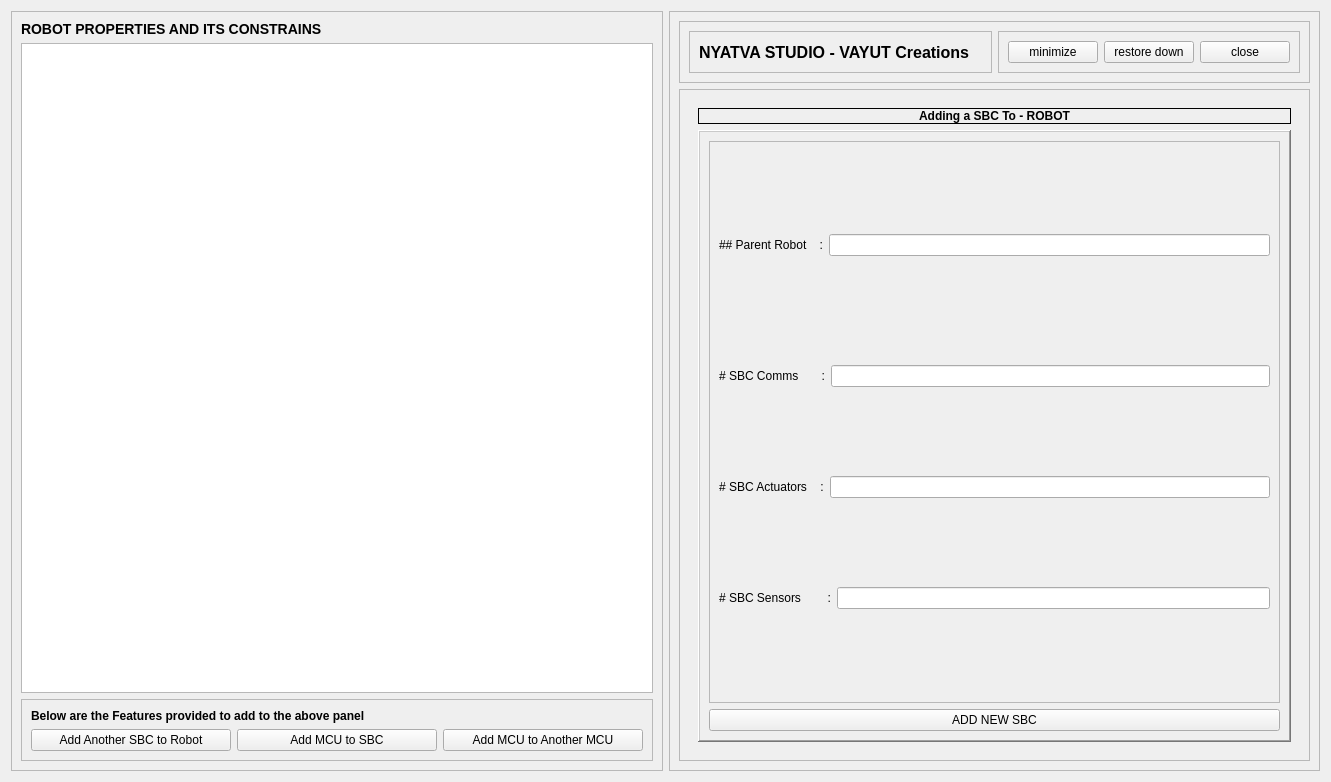
<?xml version="1.0" encoding="UTF-8"?>
<ui version="4.0">
 <class>Form</class>
 <widget class="QWidget" name="Form">
  <property name="geometry">
   <rect>
    <x>0</x>
    <y>0</y>
    <width>1331</width>
    <height>782</height>
   </rect>
  </property>
  <property name="windowTitle">
   <string>Form</string>
  </property>
  <layout class="QVBoxLayout" name="verticalLayout_21">
   <item>
    <layout class="QHBoxLayout" name="horizontalLayout">
     <item>
      <widget class="QFrame" name="frame">
       <property name="frameShape">
        <enum>QFrame::StyledPanel</enum>
       </property>
       <property name="frameShadow">
        <enum>QFrame::Raised</enum>
       </property>
       <layout class="QVBoxLayout" name="verticalLayout_10">
        <item>
         <layout class="QVBoxLayout" name="verticalLayout_9">
          <item>
           <widget class="QLabel" name="label_20">
            <property name="styleSheet">
             <string notr="true">font-size: 14px;
font-weight: bold;</string>
            </property>
            <property name="text">
             <string>ROBOT PROPERTIES AND ITS CONSTRAINS</string>
            </property>
            <property name="margin">
             <number>7</number>
            </property>
           </widget>
          </item>
          <item>
           <widget class="QTreeView" name="treeView"/>
          </item>
          <item>
           <widget class="QFrame" name="frame_8">
            <property name="frameShape">
             <enum>QFrame::StyledPanel</enum>
            </property>
            <property name="frameShadow">
             <enum>QFrame::Raised</enum>
            </property>
            <layout class="QVBoxLayout" name="verticalLayout_8">
             <item>
              <layout class="QVBoxLayout" name="verticalLayout_2">
               <item>
                <widget class="QLabel" name="label_7">
                 <property name="styleSheet">
                  <string notr="true">font-weight: bold;</string>
                 </property>
                 <property name="text">
                  <string>Below are the Features provided to add to the above panel</string>
                 </property>
                 <property name="wordWrap">
                  <bool>false</bool>
                 </property>
                 <property name="margin">
                  <number>7</number>
                 </property>
                </widget>
               </item>
               <item>
                <layout class="QHBoxLayout" name="horizontalLayout_9">
                 <item>
                  <widget class="QPushButton" name="pushButton_5">
                   <property name="text">
                    <string>Add Another SBC to Robot</string>
                   </property>
                  </widget>
                 </item>
                 <item>
                  <widget class="QPushButton" name="pushButton_6">
                   <property name="text">
                    <string>Add MCU to SBC</string>
                   </property>
                  </widget>
                 </item>
                 <item>
                  <widget class="QPushButton" name="pushButton_7">
                   <property name="text">
                    <string>Add MCU to Another MCU</string>
                   </property>
                  </widget>
                 </item>
                </layout>
               </item>
              </layout>
             </item>
            </layout>
           </widget>
          </item>
         </layout>
        </item>
       </layout>
      </widget>
     </item>
     <item>
      <widget class="QFrame" name="frame_2">
       <property name="frameShape">
        <enum>QFrame::StyledPanel</enum>
       </property>
       <property name="frameShadow">
        <enum>QFrame::Raised</enum>
       </property>
       <layout class="QVBoxLayout" name="verticalLayout">
        <item>
         <widget class="QFrame" name="frame_3">
          <property name="sizePolicy">
           <sizepolicy hsizetype="Preferred" vsizetype="Preferred">
            <horstretch>0</horstretch>
            <verstretch>0</verstretch>
           </sizepolicy>
          </property>
          <property name="frameShape">
           <enum>QFrame::StyledPanel</enum>
          </property>
          <property name="frameShadow">
           <enum>QFrame::Raised</enum>
          </property>
          <layout class="QHBoxLayout" name="horizontalLayout_2">
           <item>
            <widget class="QFrame" name="frame_4">
             <property name="frameShape">
              <enum>QFrame::StyledPanel</enum>
             </property>
             <property name="frameShadow">
              <enum>QFrame::Raised</enum>
             </property>
             <layout class="QHBoxLayout" name="horizontalLayout_4">
              <item>
               <widget class="QLabel" name="label">
                <property name="styleSheet">
                 <string notr="true">font-weight: bold;
font-size: 16px;</string>
                </property>
                <property name="text">
                 <string>NYATVA STUDIO - VAYUT Creations</string>
                </property>
               </widget>
              </item>
             </layout>
            </widget>
           </item>
           <item>
            <widget class="QFrame" name="frame_6">
             <property name="frameShape">
              <enum>QFrame::StyledPanel</enum>
             </property>
             <property name="frameShadow">
              <enum>QFrame::Raised</enum>
             </property>
             <layout class="QHBoxLayout" name="horizontalLayout_3">
              <item>
               <widget class="QPushButton" name="pushButton">
                <property name="text">
                 <string>minimize</string>
                </property>
               </widget>
              </item>
              <item>
               <widget class="QPushButton" name="pushButton_2">
                <property name="text">
                 <string>restore down</string>
                </property>
               </widget>
              </item>
              <item>
               <widget class="QPushButton" name="pushButton_3">
                <property name="text">
                 <string>close</string>
                </property>
               </widget>
              </item>
             </layout>
            </widget>
           </item>
          </layout>
         </widget>
        </item>
        <item>
         <widget class="QFrame" name="frame_5">
          <property name="frameShape">
           <enum>QFrame::StyledPanel</enum>
          </property>
          <property name="frameShadow">
           <enum>QFrame::Raised</enum>
          </property>
          <layout class="QVBoxLayout" name="verticalLayout_3">
           <item>
            <widget class="QStackedWidget" name="stackedWidget">
             <property name="currentIndex">
              <number>1</number>
             </property>
             <widget class="QWidget" name="page_4">
              <layout class="QVBoxLayout" name="verticalLayout_20">
               <item>
                <layout class="QVBoxLayout" name="verticalLayout_19">
                 <item>
                  <widget class="QLabel" name="label_18">
                   <property name="styleSheet">
                    <string notr="true">font-weight: bold;
font-size: 16px;</string>
                   </property>
                   <property name="frameShape">
                    <enum>QFrame::Panel</enum>
                   </property>
                   <property name="frameShadow">
                    <enum>QFrame::Plain</enum>
                   </property>
                   <property name="text">
                    <string>WELCOME  TO NYATVA STUDIOS !</string>
                   </property>
                   <property name="alignment">
                    <set>Qt::AlignCenter</set>
                   </property>
                   <property name="margin">
                    <number>27</number>
                   </property>
                  </widget>
                 </item>
                 <item>
                  <widget class="QLabel" name="label_19">
                   <property name="frameShape">
                    <enum>QFrame::Panel</enum>
                   </property>
                   <property name="text">
                    <string>&lt;html&gt;&lt;head/&gt;&lt;body&gt;&lt;p&gt;here WE WOULD BE WRITING ABOUT NYATVA STUDIO - .............................................................. &lt;/p&gt;&lt;p&gt;&lt;br/&gt;&lt;/p&gt;&lt;p&gt;&lt;br/&gt;&lt;/p&gt;&lt;p&gt;&lt;br/&gt;&lt;/p&gt;&lt;p&gt;&lt;br/&gt;&lt;/p&gt;&lt;p&gt;&lt;br/&gt;&lt;/p&gt;&lt;p&gt;&lt;br/&gt;&lt;/p&gt;&lt;p&gt;&lt;br/&gt;&lt;/p&gt;&lt;p&gt;&lt;br/&gt;&lt;/p&gt;&lt;p&gt;&lt;br/&gt;&lt;/p&gt;&lt;p&gt;........&lt;/p&gt;&lt;/body&gt;&lt;/html&gt;</string>
                   </property>
                  </widget>
                 </item>
                </layout>
               </item>
              </layout>
             </widget>
             <widget class="QWidget" name="page">
              <layout class="QVBoxLayout" name="verticalLayout_6">
               <item>
                <layout class="QVBoxLayout" name="verticalLayout_5">
                 <item>
                  <widget class="QLabel" name="label_2">
                   <property name="sizePolicy">
                    <sizepolicy hsizetype="Preferred" vsizetype="Maximum">
                     <horstretch>0</horstretch>
                     <verstretch>0</verstretch>
                    </sizepolicy>
                   </property>
                   <property name="styleSheet">
                    <string notr="true">font-weight: bold;</string>
                   </property>
                   <property name="frameShape">
                    <enum>QFrame::Panel</enum>
                   </property>
                   <property name="text">
                    <string>Adding a SBC To - ROBOT</string>
                   </property>
                   <property name="textFormat">
                    <enum>Qt::AutoText</enum>
                   </property>
                   <property name="scaledContents">
                    <bool>false</bool>
                   </property>
                   <property name="alignment">
                    <set>Qt::AlignCenter</set>
                   </property>
                   <property name="wordWrap">
                    <bool>false</bool>
                   </property>
                   <property name="margin">
                    <number>5</number>
                   </property>
                   <property name="indent">
                    <number>0</number>
                   </property>
                  </widget>
                 </item>
                 <item>
                  <widget class="QFrame" name="frame_7">
                   <property name="frameShape">
                    <enum>QFrame::WinPanel</enum>
                   </property>
                   <property name="frameShadow">
                    <enum>QFrame::Raised</enum>
                   </property>
                   <layout class="QVBoxLayout" name="verticalLayout_7">
                    <item>
                     <widget class="QFrame" name="frame_9">
                      <property name="frameShape">
                       <enum>QFrame::StyledPanel</enum>
                      </property>
                      <property name="frameShadow">
                       <enum>QFrame::Raised</enum>
                      </property>
                      <layout class="QVBoxLayout" name="verticalLayout_4">
                       <item>
                        <layout class="QHBoxLayout" name="horizontalLayout_5">
                         <item>
                          <widget class="QLabel" name="label_3">
                           <property name="text">
                            <string>## Parent Robot    :</string>
                           </property>
                          </widget>
                         </item>
                         <item>
                          <widget class="QLineEdit" name="lineEdit_4"/>
                         </item>
                        </layout>
                       </item>
                       <item>
                        <spacer name="horizontalSpacer">
                         <property name="orientation">
                          <enum>Qt::Horizontal</enum>
                         </property>
                         <property name="sizeHint" stdset="0">
                          <size>
                           <width>40</width>
                           <height>20</height>
                          </size>
                         </property>
                        </spacer>
                       </item>
                       <item>
                        <layout class="QHBoxLayout" name="horizontalLayout_6">
                         <item>
                          <widget class="QLabel" name="label_4">
                           <property name="text">
                            <string># SBC Comms       :</string>
                           </property>
                          </widget>
                         </item>
                         <item>
                          <widget class="QLineEdit" name="lineEdit_2"/>
                         </item>
                        </layout>
                       </item>
                       <item>
                        <layout class="QHBoxLayout" name="horizontalLayout_7">
                         <item>
                          <widget class="QLabel" name="label_5">
                           <property name="text">
                            <string># SBC Actuators    :</string>
                           </property>
                          </widget>
                         </item>
                         <item>
                          <widget class="QLineEdit" name="lineEdit_3"/>
                         </item>
                        </layout>
                       </item>
                       <item>
                        <layout class="QHBoxLayout" name="horizontalLayout_8">
                         <item>
                          <widget class="QLabel" name="label_6">
                           <property name="text">
                            <string># SBC Sensors        :</string>
                           </property>
                          </widget>
                         </item>
                         <item>
                          <widget class="QLineEdit" name="lineEdit"/>
                         </item>
                        </layout>
                       </item>
                      </layout>
                     </widget>
                    </item>
                    <item>
                     <widget class="QPushButton" name="pushButton_4">
                      <property name="text">
                       <string>ADD NEW SBC</string>
                      </property>
                      <property name="iconSize">
                       <size>
                        <width>16</width>
                        <height>16</height>
                       </size>
                      </property>
                     </widget>
                    </item>
                   </layout>
                  </widget>
                 </item>
                </layout>
               </item>
              </layout>
             </widget>
             <widget class="QWidget" name="page_2">
              <layout class="QVBoxLayout" name="verticalLayout_14">
               <item>
                <layout class="QVBoxLayout" name="verticalLayout_11">
                 <item>
                  <widget class="QLabel" name="label_8">
                   <property name="sizePolicy">
                    <sizepolicy hsizetype="Preferred" vsizetype="Maximum">
                     <horstretch>0</horstretch>
                     <verstretch>0</verstretch>
                    </sizepolicy>
                   </property>
                   <property name="styleSheet">
                    <string notr="true">font-weight: bold;</string>
                   </property>
                   <property name="frameShape">
                    <enum>QFrame::Panel</enum>
                   </property>
                   <property name="text">
                    <string>Adding a MCU To - SBC</string>
                   </property>
                   <property name="textFormat">
                    <enum>Qt::AutoText</enum>
                   </property>
                   <property name="scaledContents">
                    <bool>false</bool>
                   </property>
                   <property name="alignment">
                    <set>Qt::AlignCenter</set>
                   </property>
                   <property name="wordWrap">
                    <bool>true</bool>
                   </property>
                   <property name="margin">
                    <number>5</number>
                   </property>
                   <property name="indent">
                    <number>0</number>
                   </property>
                  </widget>
                 </item>
                 <item>
                  <widget class="QFrame" name="frame_10">
                   <property name="frameShape">
                    <enum>QFrame::WinPanel</enum>
                   </property>
                   <property name="frameShadow">
                    <enum>QFrame::Raised</enum>
                   </property>
                   <layout class="QVBoxLayout" name="verticalLayout_12">
                    <item>
                     <widget class="QFrame" name="frame_11">
                      <property name="frameShape">
                       <enum>QFrame::StyledPanel</enum>
                      </property>
                      <property name="frameShadow">
                       <enum>QFrame::Raised</enum>
                      </property>
                      <layout class="QVBoxLayout" name="verticalLayout_13">
                       <item>
                        <layout class="QHBoxLayout" name="horizontalLayout_10">
                         <item>
                          <widget class="QLabel" name="label_9">
                           <property name="text">
                            <string>## Parent SBC    :</string>
                           </property>
                          </widget>
                         </item>
                         <item>
                          <widget class="QLineEdit" name="lineEdit_5"/>
                         </item>
                        </layout>
                       </item>
                       <item>
                        <spacer name="horizontalSpacer_2">
                         <property name="orientation">
                          <enum>Qt::Horizontal</enum>
                         </property>
                         <property name="sizeHint" stdset="0">
                          <size>
                           <width>40</width>
                           <height>20</height>
                          </size>
                         </property>
                        </spacer>
                       </item>
                       <item>
                        <layout class="QHBoxLayout" name="horizontalLayout_11">
                         <item>
                          <widget class="QLabel" name="label_10">
                           <property name="text">
                            <string># MCU Comms       :</string>
                           </property>
                          </widget>
                         </item>
                         <item>
                          <widget class="QLineEdit" name="lineEdit_6"/>
                         </item>
                        </layout>
                       </item>
                       <item>
                        <layout class="QHBoxLayout" name="horizontalLayout_12">
                         <item>
                          <widget class="QLabel" name="label_11">
                           <property name="text">
                            <string># MCU Actuators    :</string>
                           </property>
                          </widget>
                         </item>
                         <item>
                          <widget class="QLineEdit" name="lineEdit_7"/>
                         </item>
                        </layout>
                       </item>
                       <item>
                        <layout class="QHBoxLayout" name="horizontalLayout_13">
                         <item>
                          <widget class="QLabel" name="label_12">
                           <property name="text">
                            <string># MCU Sensors        :</string>
                           </property>
                          </widget>
                         </item>
                         <item>
                          <widget class="QLineEdit" name="lineEdit_8"/>
                         </item>
                        </layout>
                       </item>
                      </layout>
                     </widget>
                    </item>
                    <item>
                     <widget class="QPushButton" name="pushButton_8">
                      <property name="text">
                       <string>ADD NEW MCU</string>
                      </property>
                     </widget>
                    </item>
                   </layout>
                  </widget>
                 </item>
                </layout>
               </item>
              </layout>
             </widget>
             <widget class="QWidget" name="page_3">
              <layout class="QVBoxLayout" name="verticalLayout_18">
               <item>
                <layout class="QVBoxLayout" name="verticalLayout_15">
                 <item>
                  <widget class="QLabel" name="label_13">
                   <property name="sizePolicy">
                    <sizepolicy hsizetype="Preferred" vsizetype="Maximum">
                     <horstretch>0</horstretch>
                     <verstretch>0</verstretch>
                    </sizepolicy>
                   </property>
                   <property name="styleSheet">
                    <string notr="true">font-weight: bold;</string>
                   </property>
                   <property name="frameShape">
                    <enum>QFrame::Panel</enum>
                   </property>
                   <property name="text">
                    <string>Adding a MCU To -Another MCU</string>
                   </property>
                   <property name="textFormat">
                    <enum>Qt::AutoText</enum>
                   </property>
                   <property name="scaledContents">
                    <bool>false</bool>
                   </property>
                   <property name="alignment">
                    <set>Qt::AlignCenter</set>
                   </property>
                   <property name="wordWrap">
                    <bool>false</bool>
                   </property>
                   <property name="margin">
                    <number>5</number>
                   </property>
                   <property name="indent">
                    <number>0</number>
                   </property>
                  </widget>
                 </item>
                 <item>
                  <widget class="QFrame" name="frame_12">
                   <property name="frameShape">
                    <enum>QFrame::WinPanel</enum>
                   </property>
                   <property name="frameShadow">
                    <enum>QFrame::Raised</enum>
                   </property>
                   <layout class="QVBoxLayout" name="verticalLayout_16">
                    <item>
                     <widget class="QFrame" name="frame_13">
                      <property name="frameShape">
                       <enum>QFrame::StyledPanel</enum>
                      </property>
                      <property name="frameShadow">
                       <enum>QFrame::Raised</enum>
                      </property>
                      <layout class="QVBoxLayout" name="verticalLayout_17">
                       <item>
                        <layout class="QHBoxLayout" name="horizontalLayout_14">
                         <item>
                          <widget class="QLabel" name="label_14">
                           <property name="text">
                            <string>## Parent MCU    :</string>
                           </property>
                          </widget>
                         </item>
                         <item>
                          <widget class="QLineEdit" name="lineEdit_9"/>
                         </item>
                        </layout>
                       </item>
                       <item>
                        <spacer name="horizontalSpacer_3">
                         <property name="orientation">
                          <enum>Qt::Horizontal</enum>
                         </property>
                         <property name="sizeHint" stdset="0">
                          <size>
                           <width>40</width>
                           <height>20</height>
                          </size>
                         </property>
                        </spacer>
                       </item>
                       <item>
                        <layout class="QHBoxLayout" name="horizontalLayout_15">
                         <item>
                          <widget class="QLabel" name="label_15">
                           <property name="text">
                            <string># MCU Comms       :</string>
                           </property>
                          </widget>
                         </item>
                         <item>
                          <widget class="QLineEdit" name="lineEdit_10"/>
                         </item>
                        </layout>
                       </item>
                       <item>
                        <layout class="QHBoxLayout" name="horizontalLayout_16">
                         <item>
                          <widget class="QLabel" name="label_16">
                           <property name="text">
                            <string># MCU Actuators    :</string>
                           </property>
                          </widget>
                         </item>
                         <item>
                          <widget class="QLineEdit" name="lineEdit_11"/>
                         </item>
                        </layout>
                       </item>
                       <item>
                        <layout class="QHBoxLayout" name="horizontalLayout_17">
                         <item>
                          <widget class="QLabel" name="label_17">
                           <property name="text">
                            <string># MCU Sensors        :</string>
                           </property>
                          </widget>
                         </item>
                         <item>
                          <widget class="QLineEdit" name="lineEdit_12"/>
                         </item>
                        </layout>
                       </item>
                      </layout>
                     </widget>
                    </item>
                    <item>
                     <widget class="QPushButton" name="pushButton_9">
                      <property name="text">
                       <string>ADD NEW MCU</string>
                      </property>
                     </widget>
                    </item>
                   </layout>
                  </widget>
                 </item>
                </layout>
               </item>
              </layout>
             </widget>
            </widget>
           </item>
          </layout>
         </widget>
        </item>
       </layout>
      </widget>
     </item>
    </layout>
   </item>
  </layout>
 </widget>
 <resources/>
 <connections/>
</ui>
